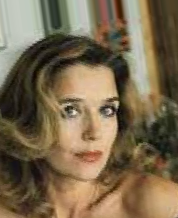
#> input picture images/029720.png, 178 x 218 px; its folder holds 4 pictures in this run
$ python gen_damaged_old.py
#> lines starting #> are read from the running program, lines starting #| are printed output that depends on the picture
import os

from PIL import Image


def corrupt_image(image, mask_size=(50, 50)):
    """在图像中心生成一个白色的矩形"""
    w, h = image.size
    # 计算遮挡的起始位置，使其位于图像中心
    x = w // 2 - mask_size[0] // 2
    y = h // 2 - mask_size[1] // 2
    # 创建一个白色矩形遮挡图像
    for i in range(mask_size[0]):
        for j in range(mask_size[1]):
            image.putpixel((x + i, y + j), (255, 255, 255))


def process_images(input_dir, output_dir, mask_size=(50, 50)):
    """处理指定文件夹内的所有图像"""
#> called with input_dir = 'images', output_dir = 'damaged', mask_size = (50, 50)
    if not os.path.exists(output_dir):
        os.makedirs(output_dir)

    # 遍历输入目录中的所有文件
    for image_name in os.listdir(input_dir):
        if image_name.lower().endswith(('png', 'jpg', 'jpeg')):
            img_path = os.path.join(input_dir, image_name)
            image = Image.open(img_path)
#> image is the input picture: PIL image 178x218 RGB; mean R, G, B 121.2, 104.4, 78
            corrupt_image(image, mask_size)
#> after the loop in corrupt_image, `for i in range(mask_size[0]):`:
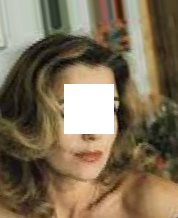
#> image: PIL image 178x218 RGB; mean R, G, B 125.7, 110.7, 86.4
            # 保存到输出目录
            image.save(os.path.join(output_dir, image_name))
#> pass 2 of the loop in process_images, `for image_name in os.listdir(input_dir):`:
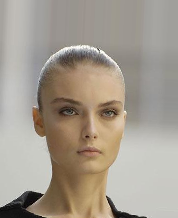
#> input picture images/029721.png, 178 x 218 px
#> in process_images, image is the input picture: PIL image 178x218 RGB; mean R, G, B 164.4, 155.3, 143.1
#> after the loop in corrupt_image (call 2), `for i in range(mask_size[0]):`:
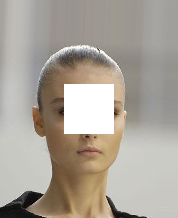
#> image: PIL image 178x218 RGB; mean R, G, B 170.5, 163.2, 152.8
#> pass 3 of the loop in process_images, `for image_name in os.listdir(input_dir):`:
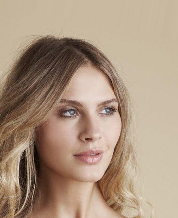
#> input picture images/029722.png, 178 x 218 px
#> in process_images, image is the input picture: PIL image 178x218 RGB; mean R, G, B 171.4, 148.7, 127.8
#> after the loop in corrupt_image (call 3), `for i in range(mask_size[0]):`:
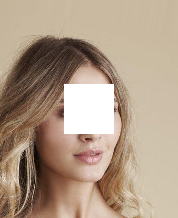
#> image: PIL image 178x218 RGB; mean R, G, B 175.6, 154.6, 134.6
#> the loop made 4 passes; the first 3 are shown


# 使用示例
input_directory = 'images'  # 将此路径替换为你的输入目录
output_directory = 'damaged'  # 将此路径替换为你的输出目录
process_images(input_directory, output_directory)
